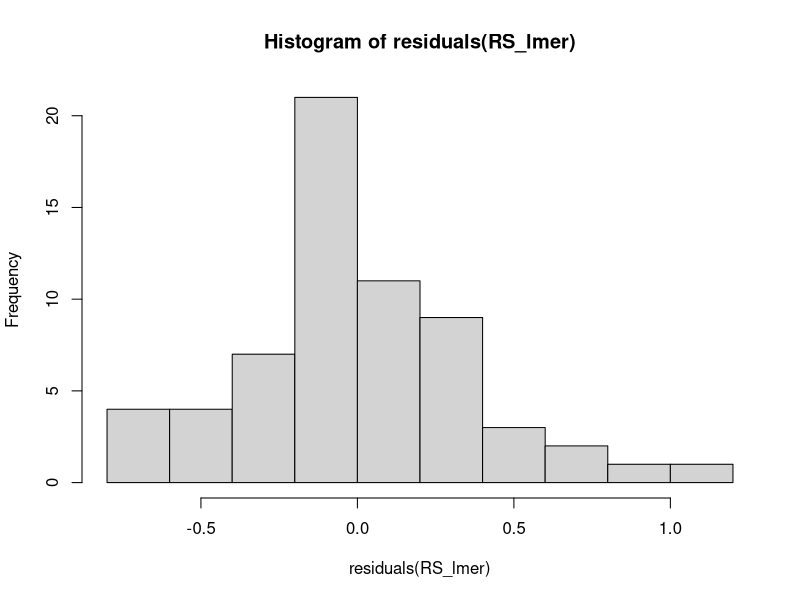
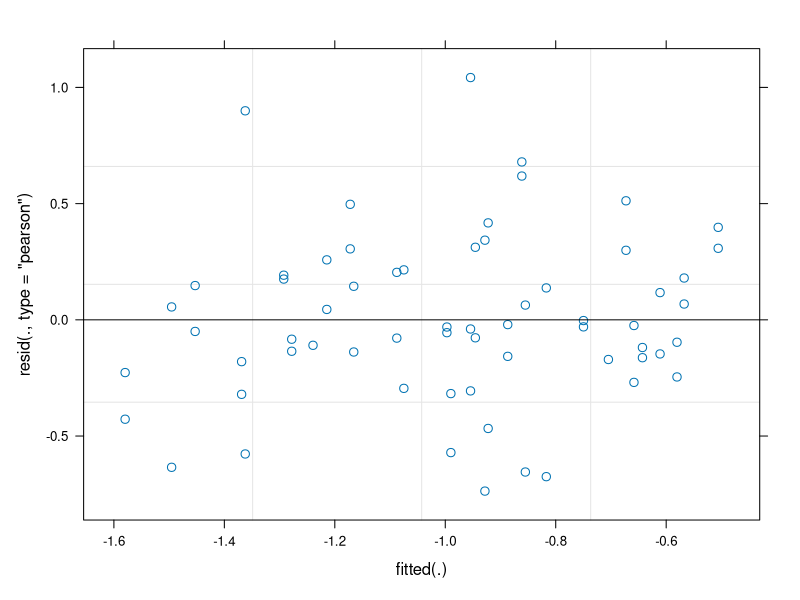

Write the R code that produced these figures, in order. (Note: this script raises an error after producing the figures.)
setwd("~/Library/CloudStorage/OneDrive-TexasTechUniversity/Experiment III")

library(dplyr)
library(readr)
library(stringr)
library(readxl)
library(tidyr)
library(reshape)
library(car)
library(emmeans)
library(multcompView)
library(lme4)
library(ggplot2)
library(ggsignif)


Total_biomass <- read_excel("Dry_weight_master_sheet.xlsx")  

# LCHN Myco 3 plant died

Total_biomass_clean <- Total_biomass %>% mutate(Root_shoot_ratio = `Total root weight (g)` / `Total aboveground weight (g)`) %>%
  mutate(Total_biomass = `Total root weight (g)` + `Total aboveground weight (g)`)


# Root shoot ratio

RS_lmer <- lmer(log(Root_shoot_ratio) ~ CO2_treatment * Nutrient_treatment * AMF + (1|Block_ID), data = Total_biomass_clean)

Anova(RS_lmer)
summary(RS_lmer)
hist(residuals(RS_lmer))
shapiro.test(residuals(RS_lmer)) 

plot(RS_lmer)

emmeans(RS_lmer, pairwise ~ Nutrient_treatment, adjust = "tukey") # RS ratio is low in high nitrogen

# emmeans for root shoot ratio

em_RS <- as.data.frame(emmeans(RS_lmer, ~ AMF * Nutrient_treatment * CO2_treatment, type = "response"))


# ggplot with facet grid

Treatment_RS <- ggplot(Total_biomass_clean, aes(y = Root_shoot_ratio, x = AMF , color = AMF)) + 
  geom_jitter(width = 0.1, size = 2, alpha = 0.6)  +
  geom_point(data = em_RS, aes(y = response, x = AMF), 
             shape = 18, size = 3, color = "black", inherit.aes = FALSE) +
  geom_errorbar(data = em_RS, aes(x = AMF, y = response, ymin = response - SE, ymax = response + SE),  width = 0.15, color = "black", alpha = 0.6, inherit.aes = FALSE) +  
  scale_color_manual(values = c("red", "dodgerblue")) +  
  labs(x = "AMF Presence/Absence", 
       y =  "Root : Shoot ratio") +
  facet_grid(CO2_treatment ~ Nutrient_treatment,  
             labeller = labeller(CO2_treatment = c("Elevated CO2" = "Elevated CO2", "Ambient CO2" = "Ambient CO2"),
                                 Nutrient_treatment = c("Low nitrogen" = "Low Nitrogen", "High nitrogen" = "High Nitrogen"))) +  
  theme_bw(base_size = 17) 


+ geom_signif(comparisons = list(c("No", "Yes")), map_signif_level = TRUE, y_position = c(3.5, 4)) +
  ylim(NA, 4)


ggsave("Treatment_RS.jpg", width = 10, height = 7, units = "in", dpi = 600)

# Biomass

B_lmer <- lmer(sqrt(Total_biomass) ~ CO2_treatment * Nutrient_treatment * AMF + (1|Block_ID), data = Total_biomass_clean)

Anova(B_lmer)
summary(B_lmer)
hist(residuals(B_lmer))
shapiro.test(residuals(B_lmer)) 

plot(B_lmer)

emmeans(B_lmer, pairwise ~ Nutrient_treatment, adjust = "tukey") # Biomass is higher in high nitrogen

# emmeans for biomass

em_B <- as.data.frame(emmeans(B_lmer, ~ AMF * Nutrient_treatment * CO2_treatment, type = "response"))


# ggplot with facet grid

Treatment_B <- ggplot(Total_biomass_clean, aes(y = Total_biomass, x = AMF , color = AMF)) + 
  geom_jitter(width = 0.1, size = 2, alpha = 0.6)  +
  geom_point(data = em_B, aes(y = response, x = AMF), 
             shape = 18, size = 3, color = "black", inherit.aes = FALSE) +
  geom_errorbar(data = em_B, aes(x = AMF, y = response, ymin = response - SE, ymax = response + SE),  width = 0.15, color = "black", alpha = 0.6, inherit.aes = FALSE) +  
  scale_color_manual(values = c("red", "dodgerblue")) +  
  labs(x = "AMF Presence/Absence", 
       y =  "Total biomass (g)") +
  facet_grid(CO2_treatment ~ Nutrient_treatment,  
             labeller = labeller(CO2_treatment = c("Elevated CO2" = "Elevated CO2", "Ambient CO2" = "Ambient CO2"),
                                 Nutrient_treatment = c("Low nitrogen" = "Low Nitrogen", "High nitrogen" = "High Nitrogen"))) +  
  theme_bw(base_size = 17) 

+ 
  geom_signif(comparisons = list(c("No", "Yes")), map_signif_level = TRUE, y_position = c(15.5,15)) +
  ylim(NA, 17)


ggsave("Treatment_B.jpg", width = 10, height = 7, units = "in", dpi = 600)


library(tidyverse)
library(patchwork)
library(car)

dodge  <- position_dodge(width = 0.8)
jdodge <- position_jitterdodge(jitter.width = 0.15, dodge.width = 0.8)

# ---- Build the significance label from your model ----
sig_label <- function(model, type = 3) {
  a <- as.data.frame(car::Anova(model, type = type))
  p <- a[[ncol(a)]]                      # works for lm (Pr(>F)) and lmer (Pr(>Chisq))
  terms <- rownames(a)
  keep <- !is.na(p) & p < 0.05 & terms != "(Intercept)"
  if (!any(keep)) return("n.s.")
  stars <- as.character(cut(p[keep], c(-Inf, 0.001, 0.01, 0.05),
                            labels = c("***", "**", "*")))
  nice <- terms[keep] |>
    str_replace_all(c("CO2_treatment" = "CO\u2082",
                      "Nutrient_treatment" = "N",
                      ":" = " × "))
  paste0(nice, stars, collapse = "\n")
}

# ---- One panel ----
plot_trait <- function(raw, em, yvar, ylab, sig) {
  ggplot(em, aes(CO2_treatment, response, color = AMF)) +
    geom_point(data = raw, aes(y = .data[[yvar]]),
               size = 2.5, alpha = 0.3, position = jdodge) +
    geom_errorbar(aes(ymin = response - SE, ymax = response + SE),
                  width = 0.2, linewidth = 1, position = dodge) +
    geom_point(shape = 15, size = 5, position = dodge) +
    geom_text(data = tibble(Nutrient_treatment = "Low Nitrogen", label = sig),
              aes(x = Inf, y = Inf, label = label), inherit.aes = FALSE,
              hjust = 1.05, vjust = 1.2, size = 4, lineheight = 0.9) +
    scale_color_manual(values = c(No = "red", Yes = "darkgreen"),
                       labels = c(No = "AMF absent", Yes = "AMF present")) +
    scale_x_discrete(labels = c("Ambient CO2"  = expression(Ambient~CO[2]),
                                "Elevated CO2" = expression(Elevated~CO[2]))) +
    scale_y_continuous(expand = expansion(mult = c(0, 0.2))) +
    expand_limits(y = 0) +
    facet_wrap(~ Nutrient_treatment,
               labeller = as_labeller(c("High Nitrogen" = "High Nitrogen",
                                        "Low Nitrogen"  = "Low Nitrogen"))) +
    labs(x = NULL, y = ylab) +
    theme_classic(base_size = 14) +
    theme(legend.title = element_blank(),
          legend.position = "top",
          strip.background = element_blank(),
          strip.text = element_text(size = 14))
}

# ---- Panels ----
p_a <- plot_trait(Total_biomass_clean, em_B, "Total_biomass",
                  "Total biomass (g)", sig_label(B_lmer))


# p_b <- plot_trait(<raw_data>, <em_object>, "<column>", "<y label>", sig_label(<model>))

# ---- Combine ----
(p_a / p_b) +
  plot_layout(guides = "collect") +
  plot_annotation(tag_levels = "a") &
  theme(legend.position = "top")


# PDF, using the default device
ggsave("Total_biomassII.pdf", p_a, width = 7, height = 11)

# or PNG
ggsave("Total_biomassII.png", p_a, width = 7, height = 11, dpi = 300)
